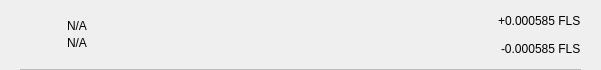
<?xml version="1.0" encoding="UTF-8"?>
<ui version="4.0">
 <class>TxRow</class>
 <widget class="QWidget" name="TxRow">
  <property name="geometry">
   <rect>
    <x>0</x>
    <y>0</y>
    <width>601</width>
    <height>70</height>
   </rect>
  </property>
  <property name="minimumSize">
   <size>
    <width>0</width>
    <height>40</height>
   </size>
  </property>
  <property name="windowTitle">
   <string>Form</string>
  </property>
  <layout class="QVBoxLayout" name="verticalLayout_3">
   <property name="spacing">
    <number>0</number>
   </property>
   <property name="leftMargin">
    <number>0</number>
   </property>
   <property name="topMargin">
    <number>0</number>
   </property>
   <property name="rightMargin">
    <number>0</number>
   </property>
   <property name="bottomMargin">
    <number>0</number>
   </property>
   <item>
    <widget class="QWidget" name="rowContainer" native="true">
     <layout class="QVBoxLayout" name="verticalLayout_2">
      <property name="spacing">
       <number>9</number>
      </property>
      <property name="leftMargin">
       <number>20</number>
      </property>
      <property name="topMargin">
       <number>9</number>
      </property>
      <property name="rightMargin">
       <number>20</number>
      </property>
      <property name="bottomMargin">
       <number>0</number>
      </property>
      <item>
       <widget class="QFrame" name="frame">
        <property name="styleSheet">
         <string notr="true">border:none;</string>
        </property>
        <property name="frameShape">
         <enum>QFrame::StyledPanel</enum>
        </property>
        <property name="frameShadow">
         <enum>QFrame::Raised</enum>
        </property>
        <layout class="QHBoxLayout" name="horizontalLayout" stretch="0,2,0">
         <property name="leftMargin">
          <number>0</number>
         </property>
         <property name="topMargin">
          <number>0</number>
         </property>
         <property name="rightMargin">
          <number>0</number>
         </property>
         <property name="bottomMargin">
          <number>0</number>
         </property>
         <item>
          <widget class="QPushButton" name="icon">
           <property name="focusPolicy">
            <enum>Qt::NoFocus</enum>
           </property>
           <property name="styleSheet">
            <string notr="true">border:none;</string>
           </property>
           <property name="text">
            <string/>
           </property>
           <property name="iconSize">
            <size>
             <width>28</width>
             <height>28</height>
            </size>
           </property>
          </widget>
         </item>
         <item>
          <layout class="QVBoxLayout" name="verticalLayout">
           <property name="spacing">
            <number>3</number>
           </property>
           <property name="leftMargin">
            <number>9</number>
           </property>
           <item>
            <widget class="QLabel" name="lblAddress">
             <property name="styleSheet">
              <string notr="true"/>
             </property>
             <property name="text">
              <string notr="true">N/A</string>
             </property>
             <property name="alignment">
              <set>Qt::AlignBottom|Qt::AlignLeading|Qt::AlignLeft</set>
             </property>
            </widget>
           </item>
           <item>
            <widget class="QLabel" name="lblDate">
             <property name="styleSheet">
              <string notr="true"/>
             </property>
             <property name="text">
              <string notr="true">N/A</string>
             </property>
             <property name="alignment">
              <set>Qt::AlignLeading|Qt::AlignLeft|Qt::AlignTop</set>
             </property>
            </widget>
           </item>
          </layout>
         </item>
         <item>
          <widget class="QWidget" name="containerAmounts" native="true">
           <property name="minimumSize">
            <size>
             <width>80</width>
             <height>0</height>
            </size>
           </property>
           <layout class="QVBoxLayout" name="verticalLayout_4">
            <property name="leftMargin">
             <number>0</number>
            </property>
            <property name="topMargin">
             <number>0</number>
            </property>
            <property name="rightMargin">
             <number>0</number>
            </property>
            <property name="bottomMargin">
             <number>0</number>
            </property>
            <item alignment="Qt::AlignRight">
             <widget class="QLabel" name="lblAmountTop">
              <property name="styleSheet">
               <string notr="true"/>
              </property>
              <property name="text">
               <string>+0.000585 FLS</string>
              </property>
             </widget>
            </item>
            <item alignment="Qt::AlignRight">
             <widget class="QLabel" name="lblAmountBottom">
              <property name="styleSheet">
               <string notr="true"/>
              </property>
              <property name="text">
               <string>-0.000585 FLS</string>
              </property>
             </widget>
            </item>
           </layout>
          </widget>
         </item>
        </layout>
       </widget>
      </item>
      <item>
       <widget class="QLabel" name="lblDivisory">
        <property name="minimumSize">
         <size>
          <width>0</width>
          <height>1</height>
         </size>
        </property>
        <property name="maximumSize">
         <size>
          <width>16777215</width>
          <height>1</height>
         </size>
        </property>
        <property name="styleSheet">
         <string notr="true">background-color:#bababa;</string>
        </property>
        <property name="text">
         <string/>
        </property>
        <property name="alignment">
         <set>Qt::AlignBottom|Qt::AlignLeading|Qt::AlignLeft</set>
        </property>
       </widget>
      </item>
     </layout>
    </widget>
   </item>
  </layout>
 </widget>
 <resources/>
 <connections/>
</ui>
